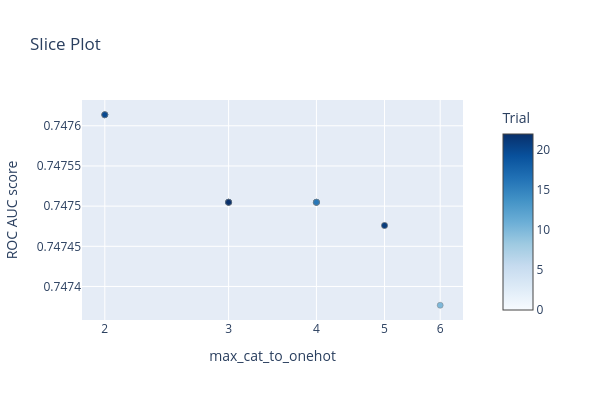

The notebook cell saved with this chart:
### Markdown cell above
**5. categories**

**`max_cat_to_onehot` - база**

### Code cell
%%time
from local_manipulations import *

param_info = {
    'eta': 0.02,
    'lambda': 0.15,
    'min_sum_hessian_in_leaf': 2.5,
    'min_data_in_leaf': 3,
    'max_leaves': 28,
    'max_depth': -1,
    
    'max_cat_to_onehot': (2, 6, 'int'),
#     'max_cat_threshold'  # ~ max_bin для категорий
#     'min_data_per_group'
#     'cat_l2'
#     'cat_smooth'
    
    'nthread': 16
}
study = start_lgb_random_search(param_info, n_trials=23, X_tr=X_tr, y_tr=y_tr, X_val=X_val, y_val=y_val)

fig = plot_slice(study, target=lambda trial: trial.values[0], target_name='ROC AUC score')
fig.update_layout(height=400, width=600)

### Figure 1 — Plotly figure (JSON) as saved in the notebook; plotly's stock layout.template omitted (floating-point values rounded to 4 significant figures)
{"data": [{"marker": {"color": [0, 1, 2, 3, 4, 5, 6, 7, 8, 9, 10, 11, 12, 13, 14, 15, 16, 17, 18, 19, 20, 21, 22], "colorbar": {"title": {"text": "Trial"}, "x": 1, "xpad": 40, "y": 0.5}, "colorscale": [[0, "rgb(247,251,255)"], [0.125, "rgb(222,235,247)"], [0.25, "rgb(198,219,239)"], [0.375, "rgb(158,202,225)"], [0.5, "rgb(107,174,214)"], [0.625, "rgb(66,146,198)"], [0.75, "rgb(33,113,181)"], [0.875, "rgb(8,81,156)"], [1, "rgb(8,48,107)"]], "line": {"color": "Grey", "width": 0.5}}, "mode": "markers", "name": "Feasible Trial", "showlegend": false, "type": "scatter", "x": [5, 5, 2, 3, 2, 3, 2, 3, 2, 4, 6, 4, 4, 4, 2, 4, 4, 3, 3, 3, 2, 5, 3], "y": [0.7475, 0.7475, 0.7476, 0.7475, 0.7476, 0.7475, 0.7476, 0.7475, 0.7476, 0.7475, 0.7474, 0.7475, 0.7475, 0.7475, 0.7476, 0.7475, 0.7475, 0.7475, 0.7475, 0.7475, 0.7476, 0.7475, 0.7475]}], "layout": {"height": 400, "title": {"text": "Slice Plot"}, "width": 600, "xaxis": {"autorange": true, "range": [0.2685, 0.8107], "title": {"text": "max_cat_to_onehot"}, "type": "log"}, "yaxis": {"autorange": true, "range": [0.7474, 0.7476], "title": {"text": "ROC AUC score"}, "type": "linear"}}}
